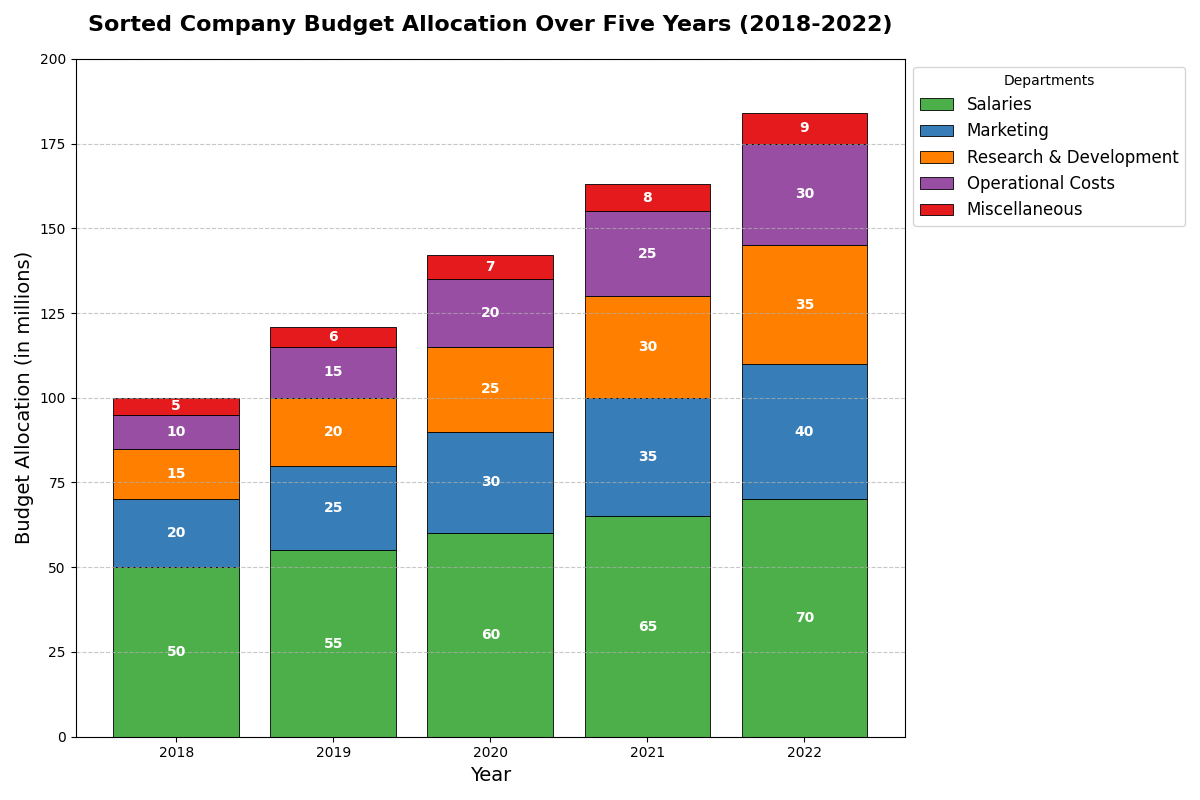

Generate this figure with Python:
import matplotlib.pyplot as plt
import numpy as np

years = np.array([2018, 2019, 2020, 2021, 2022])
categories = ['Salaries', 'Marketing', 'Research & Development', 'Operational Costs', 'Miscellaneous']

salaries = np.array([50, 55, 60, 65, 70])
marketing = np.array([20, 25, 30, 35, 40])
research = np.array([15, 20, 25, 30, 35])
operational = np.array([10, 15, 20, 25, 30])
miscellaneous = np.array([5, 6, 7, 8, 9])

data = np.vstack([salaries, marketing, research, operational, miscellaneous])

total_per_year = data.sum(axis=0)
sorted_indices = np.argsort(total_per_year)

# Sort the original data and categories according to total_per_year
sorted_years = years[sorted_indices]
sorted_data = data[:, sorted_indices]

fig, ax = plt.subplots(figsize=(12, 8))

bottom = np.zeros(len(sorted_years))
colors = ['#4daf4a', '#377eb8', '#ff7f00', '#984ea3', '#e41a1c']

for i, (datum, color) in enumerate(zip(sorted_data, colors)):
    ax.bar(sorted_years, datum, bottom=bottom, label=categories[i], color=color, edgecolor='k', linewidth=0.6)
    bottom += datum

ax.set_title("Sorted Company Budget Allocation Over Five Years (2018-2022)", fontsize=16, fontweight='bold', pad=20)
ax.set_xlabel("Year", fontsize=14)
ax.set_ylabel("Budget Allocation (in millions)", fontsize=14)
ax.legend(title="Departments", loc='upper left', bbox_to_anchor=(1, 1), fontsize=12)
ax.grid(axis='y', linestyle='--', alpha=0.7)
ax.set_ylim(0, 200)

for year_index, year in enumerate(sorted_years):
    y_offset = 0
    for value_index, category in enumerate(categories):
        val = sorted_data[value_index, year_index]
        ax.text(year, y_offset + val / 2, f'{val}', ha='center', va='center', fontsize=10, color='white', fontweight='bold')
        y_offset += val

plt.tight_layout()
plt.show()
